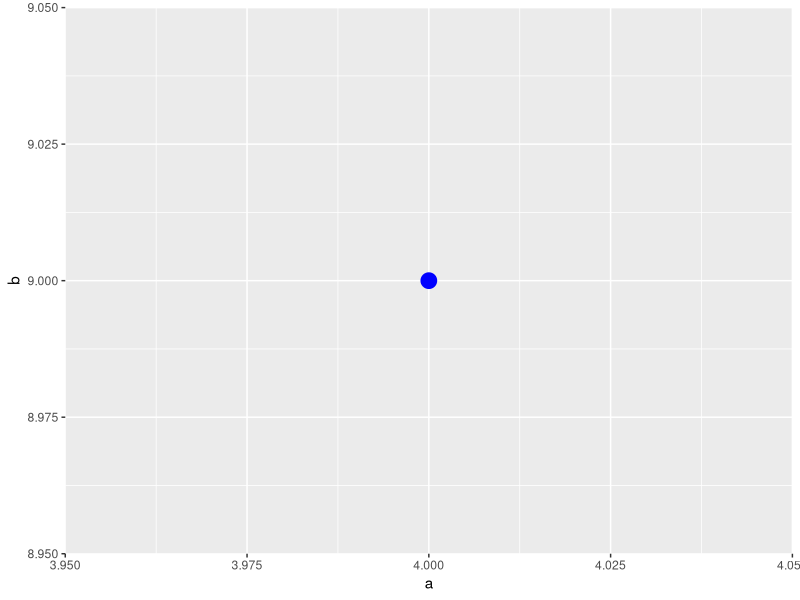
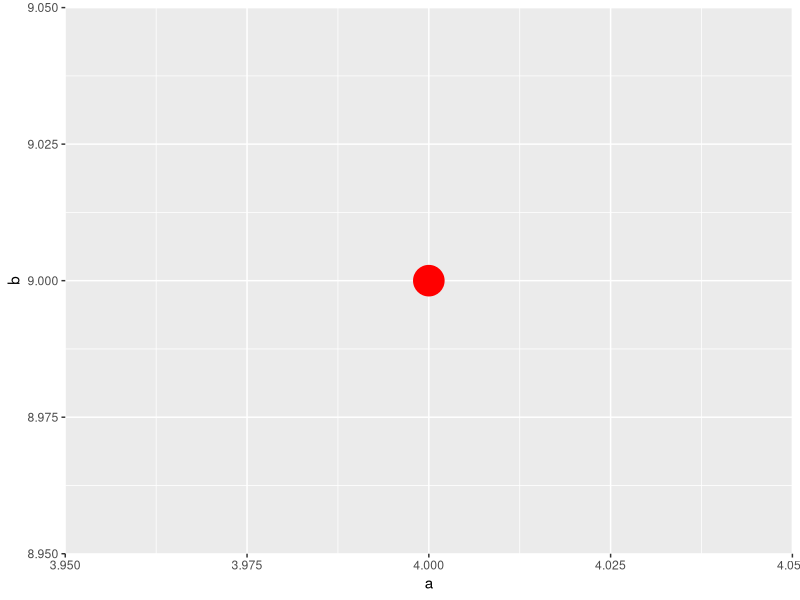
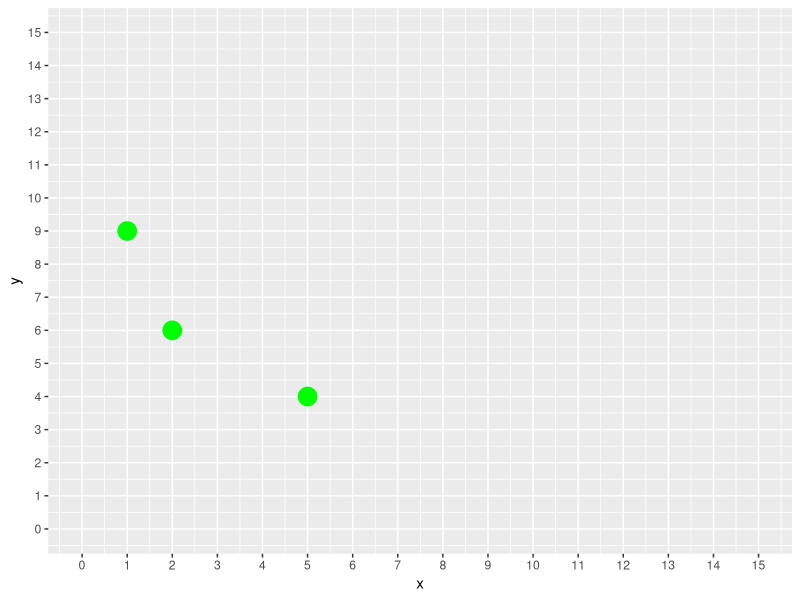

Recreate these plots in R, in order.
a<-4
b<-9
dat<-data.frame(a,b)
dat
library(ggplot2)
ggplot()+geom_point(data=dat,aes(x=a,y=b),size=5,color="blue")

ggplot()+geom_point(data=dat,aes(x=a,y=b),size=10,color="red")

#Controlling axis properties
x<-c(2,5,1)
y<-c(6,4,9)
datos<-data.frame(x,y)
ggplot()+geom_point(data=datos,aes(x=x,y=y),size=6,color="green")+
  scale_x_continuous(limits=c(0,15),breaks=seq(0,15,1))+
  scale_y_continuous(limits=c(0,15),breaks=seq(0,15,1))

seq(0,15,1)
seq(0,15,5)
